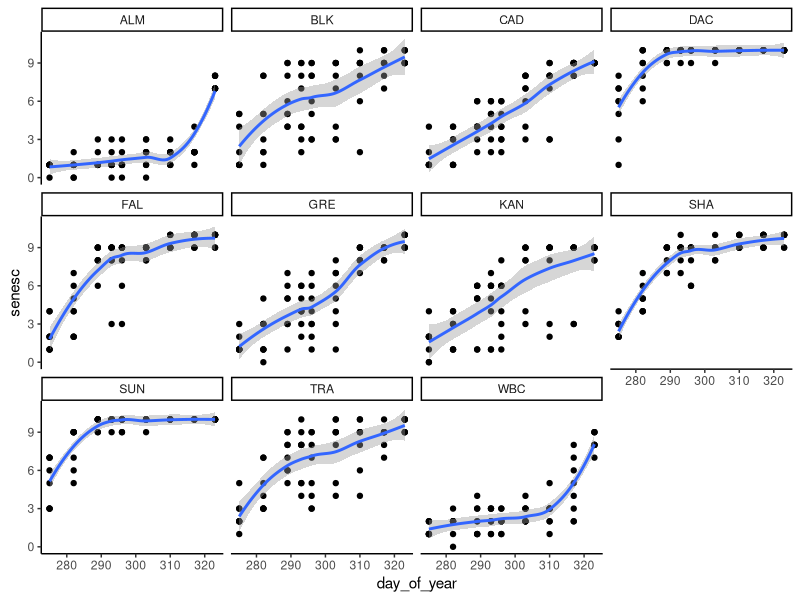
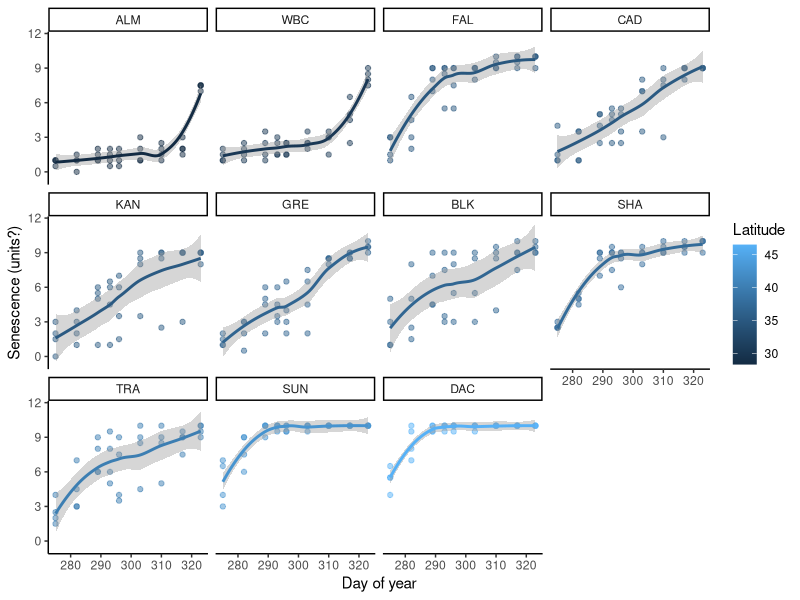
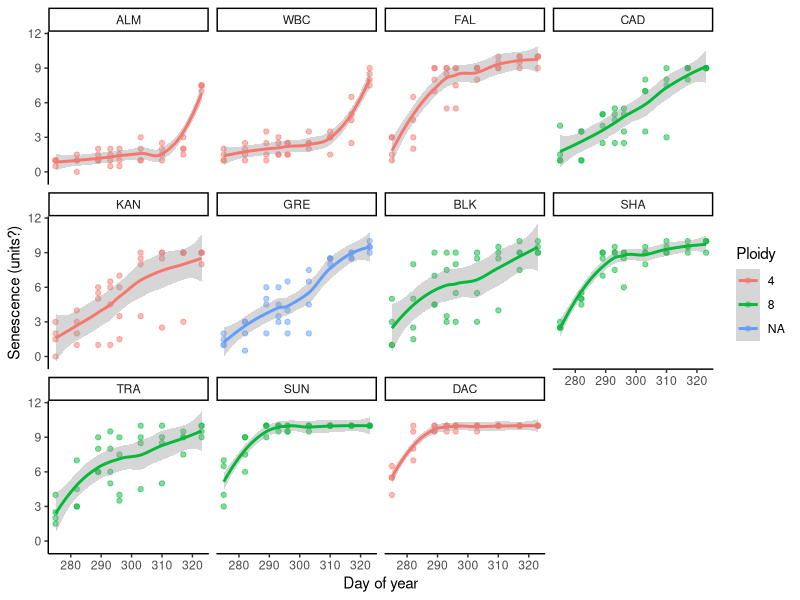
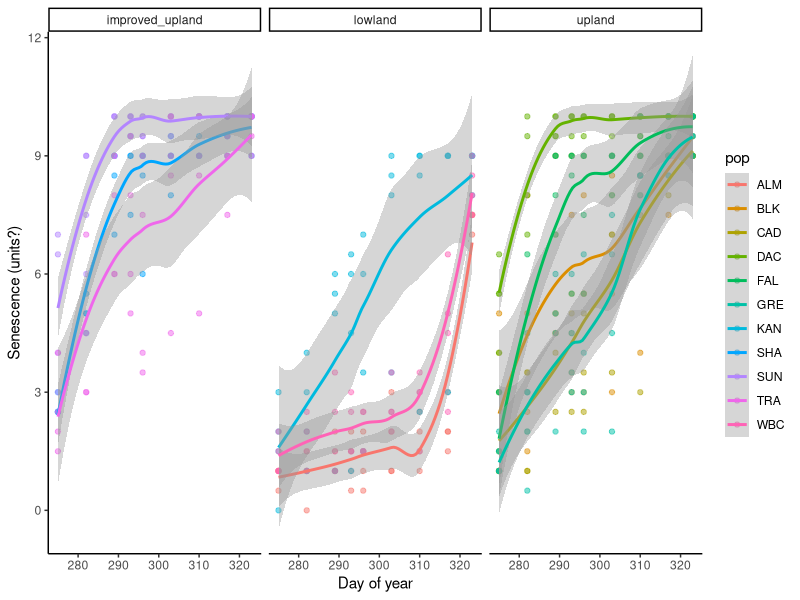

Write R code to recreate these figures, in order. (Note: this script raises an error after producing the figures.)
#code from weekly_meetings/week1/BOG_background.qmd

#Selected 
library(tidyverse)
library(here)
library(readxl)

theme_set(theme_classic())   # getting rid of ggplot defaults (e.g. grey background) (MH)


#read data
BOG_sen <- read_excel("data/BOG_Senescence.xls",
                              na = "NA"
) %>%
  pivot_longer(-(pop:popblock)) %>%
  mutate(across(pop:popblock, as_factor)) %>%
  rename(date = name, senesc = value) %>%
  mutate(date = as.Date(as.numeric(date), origin = "1899-12-30"),
         day_of_year = julian(date, origin = as.Date("2014-01-01"))
  )

head(BOG_sen)
summary(BOG_sen)

#plot data

BOG_sen %>%
  ggplot(aes(day_of_year, senesc)) +
  geom_point() +
  facet_wrap(~pop) +
  geom_smooth()


#read switchgrass population information, source/ploidy/etc.

BOG_sen_details <- left_join(
  BOG_sen,
  read_excel("data/BOG_geoloc_ecot_ploid_SaraH.xlsx") %>%
    rename(pop = population)
)

#summarise out pseudoreps (subplots a & b)

BOG_sen_summ <- BOG_sen_details %>%
  select(clone, day_of_year, pop, ecotype, ploidy, lat, lon, senesc) %>%
  group_by(clone, day_of_year, pop, ecotype, ploidy, lat, lon) %>%
  summarise(senesc = median(senesc, na.rm = TRUE))

#Plot the improved and corrected dataset using information about latitude

BOG_sen_summ %>%
  ggplot(aes(day_of_year, senesc, colour = lat)) +
  geom_point(alpha=0.5) +                            # alpha = making points slightly transparent (MH)
  facet_wrap(~reorder(pop, lat)) +
  geom_smooth() +
  xlab("Day of year") + ylab("Senescence (units?)") +# customise axis titles (MH)
  labs(colour = "Latitude")                          # specifying legend title (MH)


## JR - looking at latitudinal spread of ploidy (change colour = ploidy)
## ploidy 8 more common in high latitude vs. ploidy 4 in low latitude..confounding?
## Also need to fix ploidy = NA for one population
BOG_sen_summ %>%
  ggplot(aes(day_of_year, senesc, colour = ploidy)) +
  geom_point(alpha=0.5) +                            # alpha = making points slightly transparent (MH)
  facet_wrap(~reorder(pop, lat)) +
  geom_smooth() +
  xlab("Day of year") + ylab("Senescence (units?)") +# customise axis titles
  labs(colour = "Ploidy")                          # specifying legend title

## Explore the effect of ecotype  
BOG_sen_summ %>%
  ggplot(aes(day_of_year, senesc, colour = pop)) +
  geom_point(alpha=0.5) +                            
  facet_wrap(~ecotype) +
  geom_smooth() +
  xlab("Day of year") + ylab("Senescence (units?)") +
  labs(colour = "pop")                          

## LBE - Let's break this down first! R olden times - before Tidyverse

# object_1 <- read.csv(~"filepath")
# object_2 <- function1(data=object_1, "blah blah blah")
# object_3 <- function2(data=object_2, "blah blah blah")
# object_4 <- function3(data=object_3, "blah blah blah")

## Basic pipe structure breakdown (in session)

new_object <- original_object %>% 
  verb1() %>% 
  verb2() %>% 
  verb3()

#read data (LBE - streamline in session)
BOG_sen <- read_excel("data/BOG_Senescence.xls",na = "NA") %>%
  pivot_longer(cols = -(pop:popblock),names_to = "date", values_to = "senesc") %>%
  mutate(across(pop:popblock, as_factor),
         date = as.Date(as.numeric(date), origin = "1899-12-30"),
         day_of_year = julian(date, origin = as.Date("2014-01-01"))
  )

head(BOG_sen)

# Checking if I can push right (TL)
# Now checking here my pushshshs (JG)
